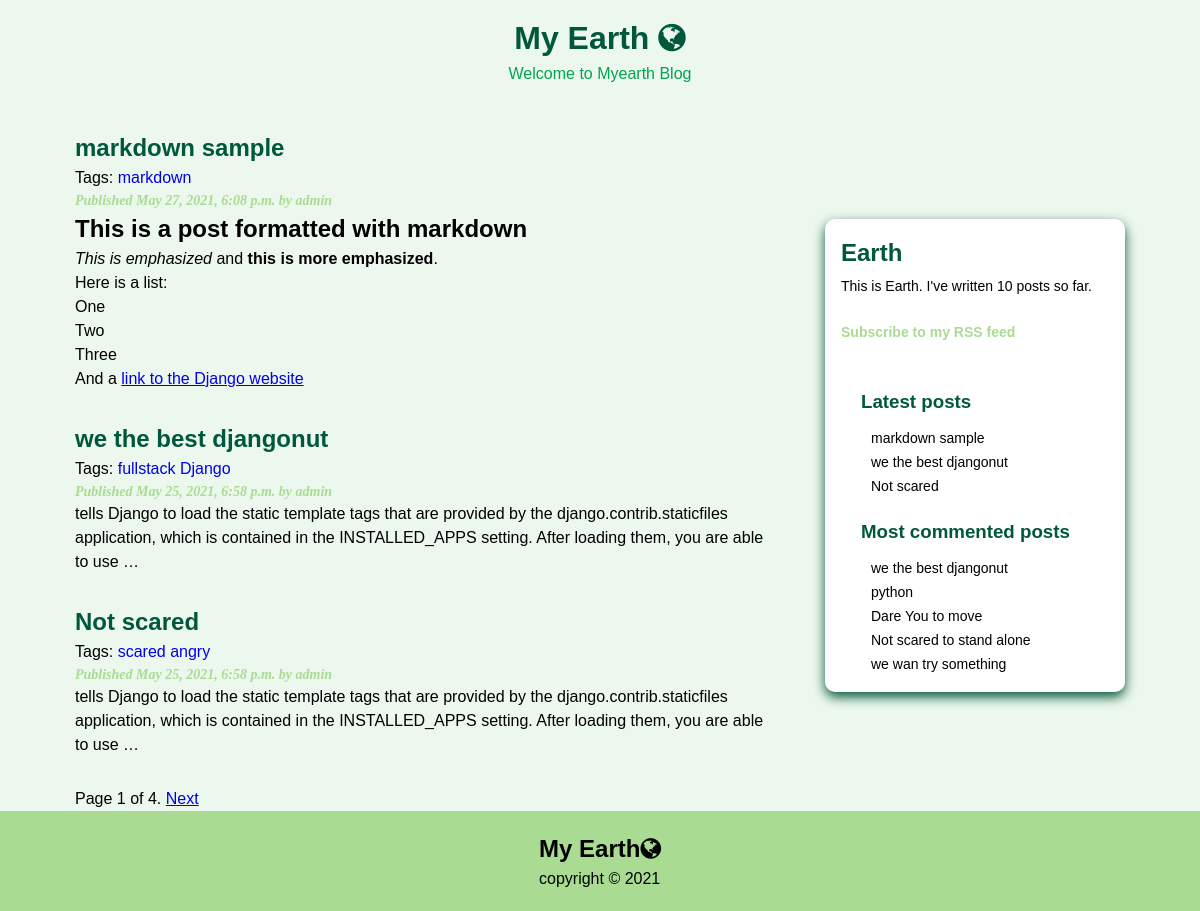
Screenshot of /earth/ with the database file from the repository.
### earth/models.py (models this page shows, shortened)
class Post(models.Model):
    STATUS_CHOICES = (
        ('draft', 'Draft'),
        ('published', 'Published'),
    )
    title = models.CharField(max_length=250)
    slug = models.SlugField(max_length=250,
                            unique_for_date='publish')
    author = models.ForeignKey(User,
                               on_delete=models.CASCADE,
                               related_name='earth_posts')
    body = models.TextField()
    publish = models.DateTimeField(default=timezone.now)
    created = models.DateTimeField(auto_now_add=True)
    updated = models.DateTimeField(auto_now=True)
    status = models.CharField(max_length=10,
                              choices=STATUS_CHOICES,
                              default='draft')
    objects = models.Manager()  # The default manager.
    published = PublishedManager()  # Our custom manager.
    tags = TaggableManager()
    class Meta:
        ordering = ('-publish',)
    def get_absolute_url(self):
        return reverse('earth:post_detail',
                       args=[self.publish.year,
                             self.publish.month,
                             self.publish.day, self.slug])

### earth/views.py (the view)
# urls.py: path('', views.post_list, name='post_list'),
def post_list(request, tag_slug=None):
    object_list = Post.published.all()
    tag = None
    if tag_slug:
        tag = get_object_or_404(Tag, slug=tag_slug)
        object_list = object_list.filter(tags__in=[tag])
    paginator = Paginator(object_list, 3)  # 3 posts in each page
    page = request.GET.get('page')
    try:
        posts = paginator.page(page)
    except PageNotAnInteger:
        posts = paginator.page(1)
    except EmptyPage:
        posts = paginator.page(paginator.num_pages)
    return render(request,
                  'earth/post/list.html',
                  {'page': page,
                   'posts': posts,
                   'tag': tag})

### earth/models.py (called while the page is built)
    def get_queryset(self):
        return super().get_queryset().filter(status='published')

### earth/templatetags/earth_tags.py (called while the page is built)
@register.simple_tag
def total_posts():
    return Post.published.count()

@register.inclusion_tag('earth/post/latest_posts.html')
def show_latest_posts(count=5):
    latest_posts = Post.published.order_by('-publish')[:count]
    return {'latest_posts': latest_posts}

@register.simple_tag
def get_most_commented_posts(count=5):
    return Post.published.annotate(
        total_comments=Count('comments')
    ).order_by('-total_comments')[:count]

@register.filter(name='markdown')
def markdown_format(text):
    return mark_safe(markdown.markdown(text))

### earth/templates/earth/post/list.html (shortened to what this page needs)
{% extends "earth/base.html" %}
{% load earth_tags %}
{% block content %}
  {% for post in posts %}
    <h2 class="post-title">
      <a href="{{ post.get_absolute_url }}">
        {{ post.title }}
      </a>
    </h2>
    <p class="tags">
      Tags:
      {% for tag in post.tags.all%}
        <a href="{% url "earth:post_list_by_tag" tag.slug %}">
          {{tag.name}}
        </a>
      {% endfor %}
    </p>
    <p class="date">
      Published {{ post.publish }} by {{ post.author }}
    </p>
    {{ post.body|markdown|truncatewords_html:30 }}
  {% endfor %}
  <div class="page">
    {% include "pagination.html" with page=posts %}
  </div>
{% endblock %}

### earth/templates/earth/base.html (shortened to what this page needs)
{% load earth_tags %}
{% load static %}
<!DOCTYPE html>
<html>
<head>
  <link href="{% static "css/earth.css" %}" rel="stylesheet">
  <link rel="stylesheet" href="//maxcdn.bootstrapcdn.com/font-awesome/4.7.0/css/font-awesome.min.css">
</head>
<body>
  <header>
    <h1>My Earth <span><i class="fa fa-globe" aria-hidden="true"></i></span></h1>
    <p>Welcome to Myearth Blog</p>
  </header>
  <main class="All-content">
    <div class="content">
      {% block content %}
      {% endblock %}
    </div>
    <div class="side-content">
      <div class="flex-content">
        <h2 class="earth">Earth</h2>
        <p>This is Earth. I've written {% total_posts %} posts so far.</p>
        <p><a class="feed" href="{% url "earth:post_feed" %}">Subscribe to my RSS feed</a></p>
        <h3>Latest posts</h3>
        {% show_latest_posts 3 %}
        <h3>Most commented posts</h3>
        {% get_most_commented_posts as most_commented_posts %}
        <ul>
          {% for post in most_commented_posts %}
            <li>
              <a href="{{ post.get_absolute_url }}">{{ post.title }}</a>
            </li>
          {% endfor %}
        </ul>
      </div>
    </div>
  </main>
  <footer class="footer">
  <div class="container">
    <h2>My Earth<span><i class="fa fa-globe" aria-hidden="true"></i></span></h2>
    <p>copyright &copy; 2021</p>
  </div>
</footer>
</body>
</html>

### earth/templates/pagination.html (shortened to what this page needs)
<div class="pagination">
  <span class="step-links">
    <span class="current">
      Page {{ page.number }} of {{ page.paginator.num_pages }}.
    </span>
    {% if page.has_next %}
      <a href="?page={{ page.next_page_number }}">Next</a>
    {% endif %}
  </span>
</div>

### earth/templates/earth/post/latest_posts.html
<ul>
  {% for post in latest_posts %}
    <li>
      <a href="{{ post.get_absolute_url }}">{{ post.title }}</a>
    </li>
  {% endfor %}
</ul>

### earth/static/css/earth.css (style rules this page uses)
:root { --primary-color:#00a551; --secondary-color:#a9dc92; --dark-color:#00583c; --white-type:#ecf7ed; --gray-type:#d3ebd6; }
* { margin: 0; padding: 0; box-sizing: border-box; }
body { font-family: 'Monteserrat', sans-serif ; background-color: var(--white-type); line-height: 1.5; }
header { display: flex; flex-direction: column; justify-content: center; align-items: center; }
header { height: 100px; }
header h1 { color: var(--dark-color); }
header p { color:var(--primary-color) ; }
.All-content { display: grid; grid-template-columns: 700px 300px; gap: 50px; justify-content: center; align-items: center; height: 100%; }
ul { list-style-type: none; }
ul li a { text-decoration: none; }
.side-content { width: 300px; height: auto; position:relative; box-shadow:0 5px 12px var(--dark-color) ; border-radius: 10px; margin: 50px auto; background: white; }
.flex-content { display: flex; flex-direction: column; justify-content: center; align-items: flex-start; margin: 16px; overflow: hidden; }
.flex-content h2 { margin-bottom: 5px; font-family: "Montserrat" 'Lato' ; color: var(--dark-color); }
.flex-content h3 { font-family: "Montserrat" 'Lato' ; margin: 20px; align-items: center; justify-content: center; padding-bottom: 5px; margin-bottom: 5px; color: var(--dark-color); }
.flex-content p { font-family: "Montserrat" 'Lato' ; font-size: 14px; padding-bottom: 5px; margin-bottom: 20px; }
.flex-content ul a { font-size: 14px; padding: 20px; margin: 0 10px; }
.flex-content ul a:link { color: black; }
.flex-content .feed { text-decoration: none; margin-top: 2px; color: var(--secondary-color); font-weight: 700; }
footer { display: flex; flex-direction: column; justify-content: center; align-items: center; background-color: var(--secondary-color); height: 100px; padding: 50px; }
p.date { color:var(--secondary-color); font-family: georgia, serif; font-size: 14px; font-style: italic; font-weight: 700; }
.post-title { margin-top: 30px; }
.post-title a { text-decoration: none; color: var(--dark-color); }
.tags a { text-decoration: none; }
.page { margin-top: 30px; }

### rows the page displays
Post: title "markdown sample", publish "May 27, 2021, 6:08 p.m.", author "admin", body "This is a post formatted with markdown This is emphasized and this is more emphasized . Here is a list: One Two Three And a link to the Django website"
Tag: name "markdown"
Post: title "we the best djangonut", publish "May 25, 2021, 6:58 p.m.", author "admin", body "tells Django to load the static template tags that are provided by the django.contrib.staticfiles application, which is contained in the INSTALLED_APPS setting. After loading them, you are able to use …"
Tag: name "fullstack"
Tag: name "Django"
Post: title "Not scared", publish "May 25, 2021, 6:58 p.m.", author "admin", body "tells Django to load the static template tags that are provided by the django.contrib.staticfiles application, which is contained in the INSTALLED_APPS setting. After loading them, you are able to use …"
Tag: name "scared"
Tag: name "angry"
Post: title "python"
Post: title "Dare You to move"
Post: title "Not scared to stand alone"
Post: title "we wan try something"

### other values shown
{{ page.number }} "1"
{{ page.paginator.num_pages }} "4"
